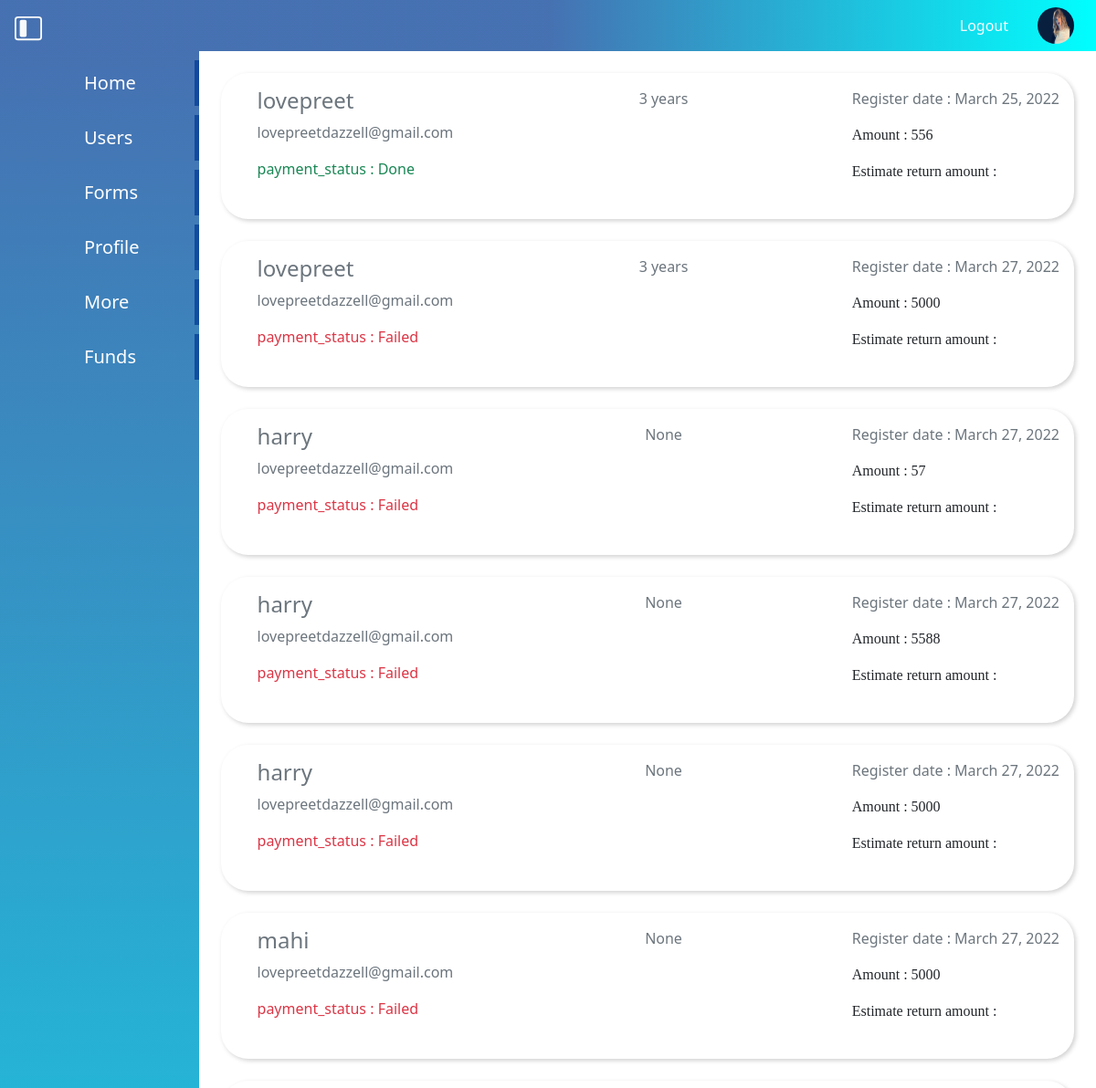
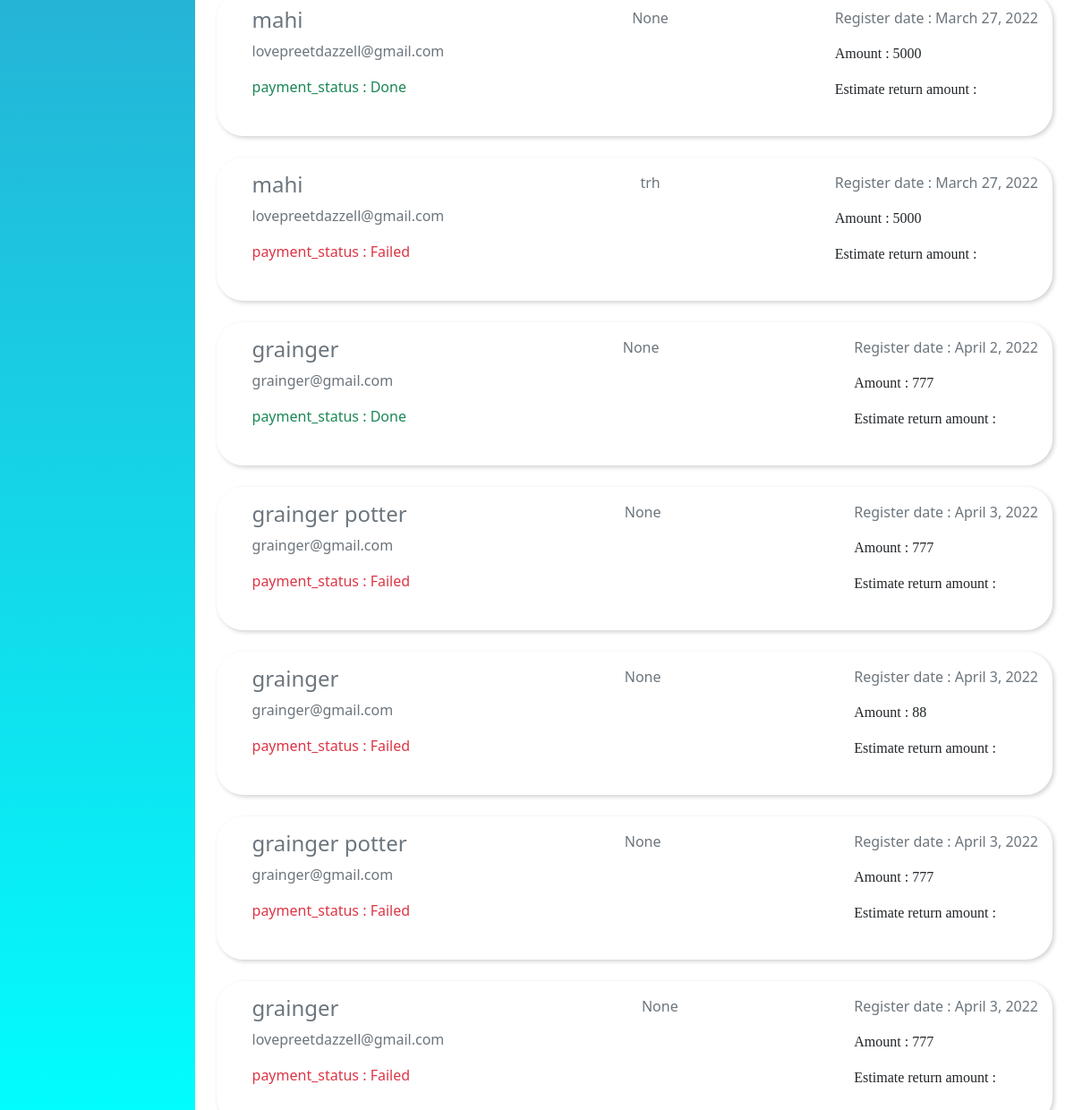
Screenshot of /userfdform/ (signed in) with the database file from the repository (2 pictures, top to bottom).
### cust/models.py (models this page shows)
class userprofile(models.Model):
    name = models.OneToOneField(User,null=True,on_delete=models.CASCADE)
    mobile = models.IntegerField()
    status = models.CharField(max_length=100,default='I love Investments')
    profile_pic = models.ImageField(default='cust/images/profile.jpg')

class UserFunds(models.Model):
    name = models.ForeignKey(User,null=True,on_delete=models.SET_NULL,related_name='funds')
    fd_owner = models.CharField(max_length=70 , null=True)
    address = models.CharField(max_length=300 ,null=True)
    email = models.EmailField(max_length=80,null=True)
    mobile = models.IntegerField()
    amount = models.IntegerField()
    order_id  = models.CharField(max_length=70,null=True)
    payment_id  = models.CharField(max_length=70,null=True)
    payment_status  = models.BooleanField(default=False)
    certificate_status = models.CharField(max_length=80,default='Regular')
    duration = models.CharField(max_length=70,null=True)
    date_created = models.DateTimeField(auto_now_add=True,null=True)

### cust/views.py (the view)
# urls.py: path('userfdform/',views.userfdform,name = 'userfdform'),
def userfdform(request):
    data = UserFunds.objects.filter(name__username = request.user.username)
    context = {'data':data}
    return render(request,'cust/userfdform.html',context)

### cust/templates/cust/userfdform.html
{% extends "cust/base.html" %}
{% load static %}
{% block content %}
  {% for field in data %}
    <div class="d-flex justify-content-between fd-box m-4">
    <div> <h4 class="text-muted px-4 ">{{field.fd_owner}}</h4>
        <p  class="text-secondary px-4" >{{field.email}}</p>
         {% if field.payment_status %}<p  class="text-success px-4" >
          payment_status : Done</p>
          {% else %}
          <p  class="text-danger px-4" >
          payment_status : Failed </p>
        {% endif %}
 </div>
    <div>
        <p  class=" text-secondary px-4" >{{field.duration}}</p>
    </div>
   <div> <p  class="text-secondary " >Register date : {{field.date_created|date:"DATE_FORMAT"}}</p>
         <p class="amount">Amount : {{field.amount}}</p>
         <p class="amount">Estimate return amount : </p>
    </div></div>
  {% endfor %}
{% endblock content %}

### cust/templates/cust/base.html (shortened to what this page needs)
<!DOCTYPE html>
{% load static %}
<html lang="en">
  <head>
  {% block css %}
  <link rel="stylesheet" href="{% static 'cust/css/bootstrap.css' %}" />
  <link rel="stylesheet" href="{% static 'cust/css/style.css' %}" />
  {% endblock css %}
  </head>
  <body>
    <header>
      <nav class="top bg-theme">
        <a
          class="mx-3 mt-3 text-light"
          data-bs-toggle="offcanvas"
          href="#offcanvasExample"
          role="button"
          aria-controls="offcanvasExample">
        </a>
        <ul class="nav p-2">
          <li class="nav-item nav-hover">
            <a class="nav-link  text-light " href="{% url 'userlogout' %}">Logout</a>
          </li>
          <li class="nav-item  ">
            <a href="{% url 'editprofile' %}"><img src="{{request.user.userprofile.profile_pic.url}}" style="width: 40px;height: 40px; border-radius: 50%;" class="mx-3" alt="" >
            </a>
          </li>
        </ul>
      </nav>
    </header>
    <div class="content">
      <div class="content1 bg-panel">
        <div class="leftbar">
          <ul>
           {% if request.user.is_superuser == True %}
           <li class="{{active1}}">
            <a href="{% url  'admindisplay'%}">Home</a>
          </li>
          <li class="{{active2}}">
            <a href="{% url  'allusers'%}">Users</a>
          </li>
          <li class="{{active2}}">
            <a href="{% url  'allforms'%}">Forms</a>
          </li>
           {% endif %}
            <li class="{{active3}}">
              <a href="{% url  'profile'%}">Profile</a>
            </li>
            <li><a href="{% url  'setting'%}">More</a></li>
            <li><a href="{% url  'userfdform'%}">Funds</a></li>
          </ul>
        </div>
      </div>
      <div class="content2">
{% block content %}
{% endblock content %}
      </div>
    </div>
  </body>
</html>

### cust/static/cust/css/style.css (style rules this page uses)
* { margin: 0; padding:0; }
.top { display:flex; justify-content :space-between; }
.bg-theme { background:linear-gradient(to right,rgba(0, 59, 148, 0.726),rgba(0, 59, 148, 0.726),aqua) ; }
.bg-panel { background:linear-gradient(to bottom,rgba(0, 59, 148, 0.726),aqua) ; }
.leftbar { min-height: 100vh; display: flex; justify-content: center; }
.leftbar ul li { list-style-type: none; border-right: 5px solid rgba(0, 59, 148, 0.726); margin-top: 10px; padding: 10px 60px; transition: 0.9s; }
.leftbar ul li a { text-decoration: none; font-size: 20px; font-weight: 500; color:rgb(255, 255, 255); }
.content { display: grid; grid-template-columns: 0.2fr 1fr; }
.fd-box { height: 10rem; position: relative; padding: 1rem; border-radius: 30px; box-shadow: 2px 2px 5px rgb(209, 209, 209); }
.amount { font-weight: 500; font-family:'Times New Roman', Times, serif ; }

### rows the page displays
UserFunds: fd_owner "lovepreet", email "lovepreetdazzell@gmail.com", payment_status "payment_status : Done", duration "3 years", date_created "March 25, 2022", amount "556"
UserFunds: fd_owner "lovepreet", email "lovepreetdazzell@gmail.com", payment_status "payment_status : Failed", duration "3 years", date_created "March 27, 2022", amount "5000"
UserFunds: fd_owner "harry", email "lovepreetdazzell@gmail.com", payment_status "payment_status : Failed", duration "None", date_created "March 27, 2022", amount "57"
UserFunds: fd_owner "harry", email "lovepreetdazzell@gmail.com", payment_status "payment_status : Failed", duration "None", date_created "March 27, 2022", amount "5588"
UserFunds: fd_owner "harry", email "lovepreetdazzell@gmail.com", payment_status "payment_status : Failed", duration "None", date_created "March 27, 2022", amount "5000"
UserFunds: fd_owner "mahi", email "lovepreetdazzell@gmail.com", payment_status "payment_status : Failed", duration "None", date_created "March 27, 2022", amount "5000"
UserFunds: fd_owner "mahi", email "lovepreetdazzell@gmail.com", payment_status "payment_status : Done", duration "None", date_created "March 27, 2022", amount "5000"
UserFunds: fd_owner "mahi", email "lovepreetdazzell@gmail.com", payment_status "payment_status : Failed", duration "trh", date_created "March 27, 2022", amount "5000"
UserFunds: fd_owner "grainger", email "grainger@gmail.com", payment_status "payment_status : Done", duration "None", date_created "April 2, 2022", amount "777"
UserFunds: fd_owner "grainger potter", email "grainger@gmail.com", payment_status "payment_status : Failed", duration "None", date_created "April 3, 2022", amount "777"
UserFunds: fd_owner "grainger", email "grainger@gmail.com", payment_status "payment_status : Failed", duration "None", date_created "April 3, 2022", amount "88"
UserFunds: fd_owner "grainger potter", email "grainger@gmail.com", payment_status "payment_status : Failed", duration "None", date_created "April 3, 2022", amount "777"
UserFunds: fd_owner "grainger", email "lovepreetdazzell@gmail.com", payment_status "payment_status : Failed", duration "None", date_created "April 3, 2022", amount "777"
